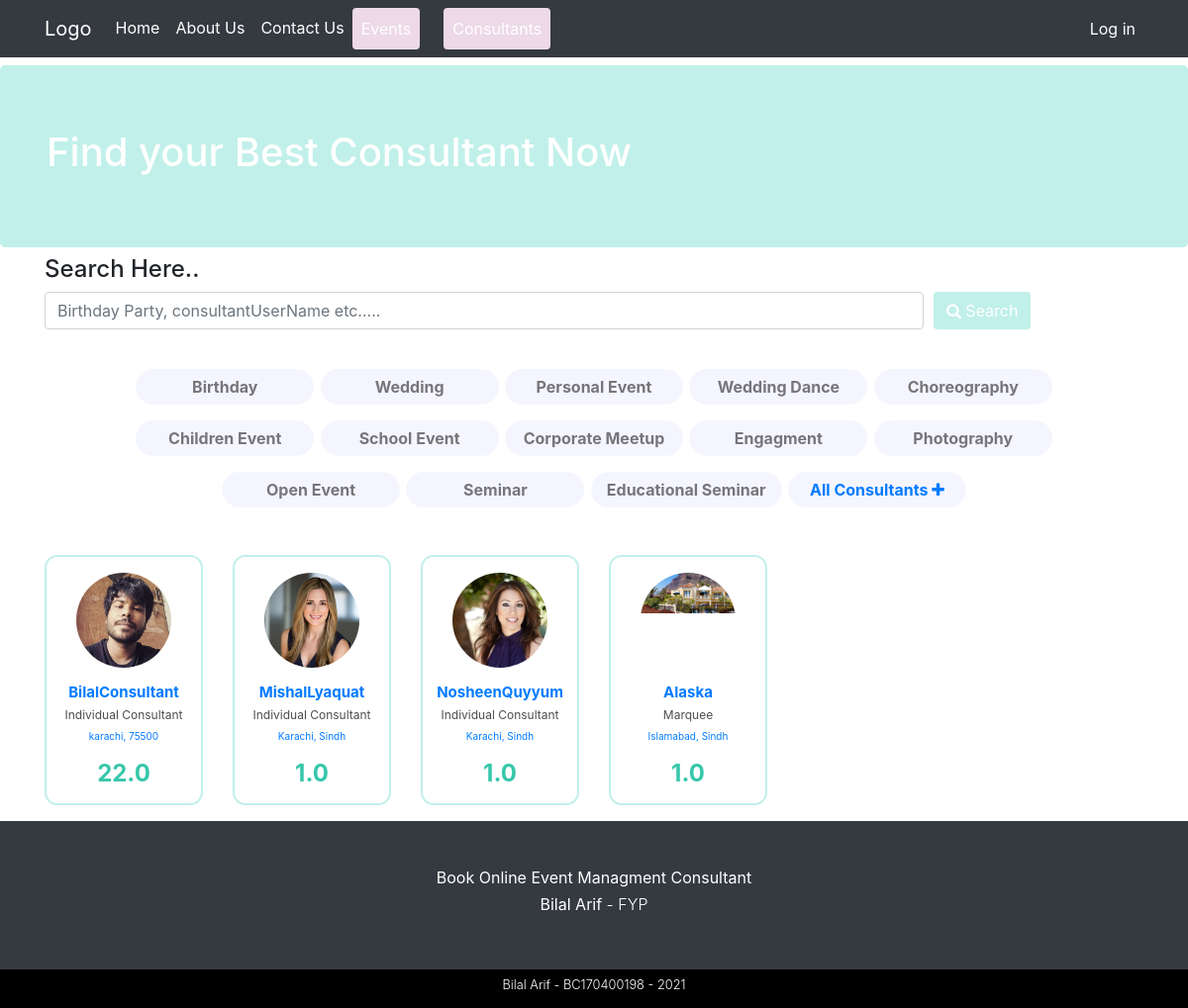
/consultant-list.php, run on an earlier commit of the app's database.
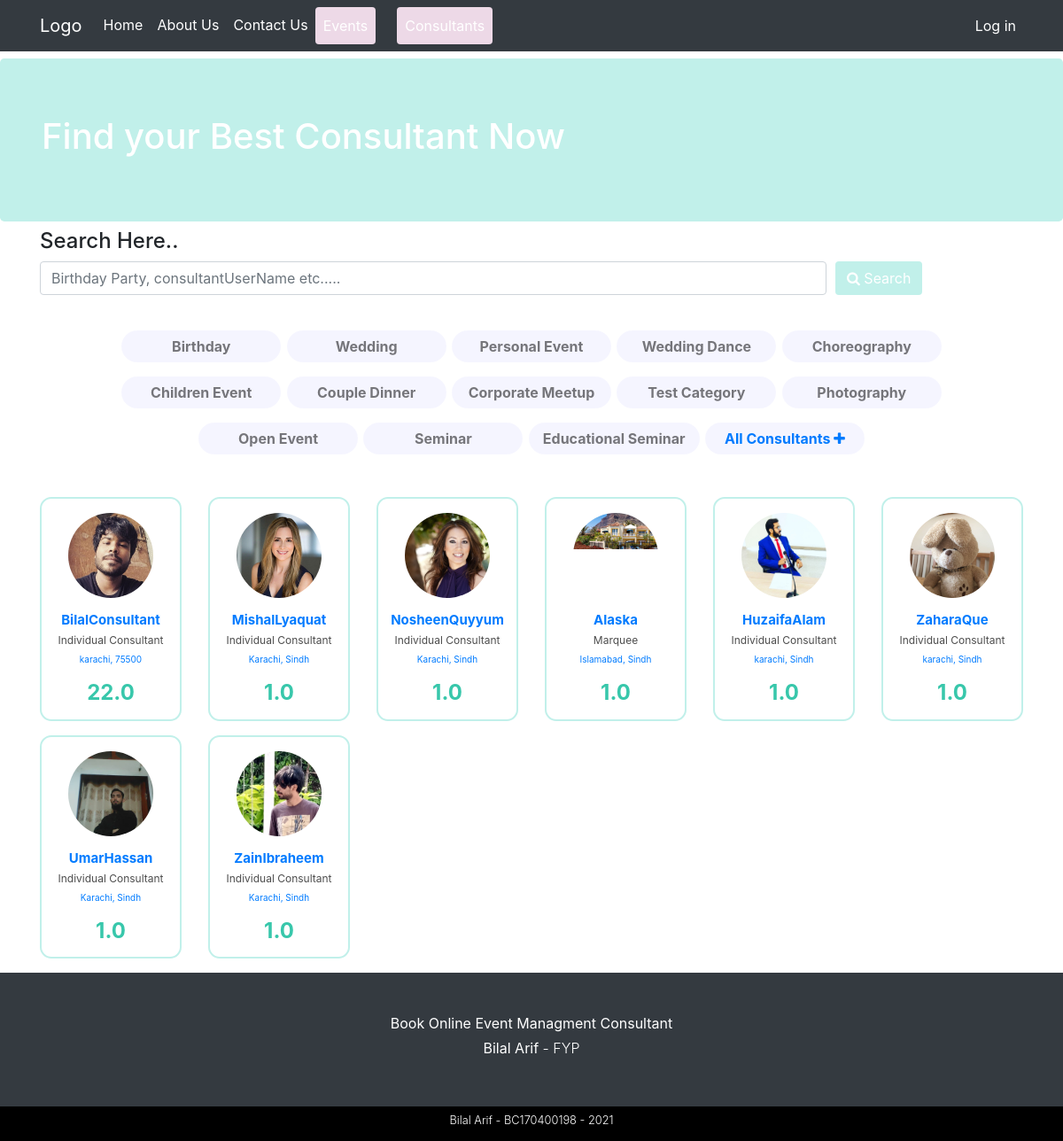
And on a later commit of the database.
### tables this page shows
CREATE TABLE IF NOT EXISTS `categories` (
  `id` int(11) NOT NULL AUTO_INCREMENT,
  `name` varchar(255) NOT NULL,
  `created_at` datetime NOT NULL DEFAULT CURRENT_TIMESTAMP,
  PRIMARY KEY (`id`)
);

CREATE TABLE IF NOT EXISTS `consultants` (
  `id` int(11) NOT NULL AUTO_INCREMENT,
  `username` varchar(100) NOT NULL,
  `email` varchar(100) NOT NULL,
  `consultant_type` varchar(255) NOT NULL,
  `rating` varchar(11) NOT NULL,
  `about` longtext NOT NULL,
  `profile_image` varchar(255) NOT NULL DEFAULT 'img/avatars/default.jpg',
  `firstname` varchar(100) NOT NULL,
  `lastname` varchar(100) NOT NULL,
  `password` varchar(255) NOT NULL,
  `role` varchar(50) NOT NULL,
  `availablity` varchar(50) NOT NULL DEFAULT 'available',
  `featured` tinyint(1) NOT NULL DEFAULT '0',
  `payment_methods` varchar(255) NOT NULL DEFAULT 'a:1:{i:0;s:4:"cash";}',
  `categories` varchar(255) DEFAULT NULL,
  `address` varchar(255) NOT NULL,
  `city` varchar(100) NOT NULL,
  `state` varchar(100) NOT NULL,
  `zip` varchar(100) NOT NULL,
  `profile_status` varchar(12) NOT NULL DEFAULT 'fine',
  `created_at` datetime NOT NULL DEFAULT CURRENT_TIMESTAMP,
  PRIMARY KEY (`id`)
);

### includes/classes/Database.php (called while the page is built, shortened)
<?php
class Database {
    private $pdo;
    public function __construct(){
        $this->pdo = new PDO("mysql:host=localhost;dbname=lamhey", "Bilal", "123123");
        $this->pdo->setAttribute(PDO::ATTR_ERRMODE, PDO::ERRMODE_EXCEPTION);
    }
    public function queryDB($sql, $mode, $values = array()){
        $stmt = $this->pdo->prepare($sql);
        foreach($values as $valueToBind){
            $stmt->bindValue($valueToBind[0], $valueToBind[1]);
        }
        $stmt->execute();
        if ($mode != Database::SELECTSINGLE && $mode != Database::SELECTALL && $mode != Database::EXECUTE){
            throw new Exception('Invalid Mode');
        }else if ($mode == Database::SELECTSINGLE){
            return $stmt->fetch(PDO::FETCH_ASSOC);
        }else if ($mode == Database::SELECTALL){
            return $stmt->fetchAll(PDO::FETCH_ASSOC);
        }
    }
}

### includes/classes/App.php (called while the page is built, shortened)
<?php
class App {
    protected $db;
    public function __construct(){
        $this->db = new Database();
    }
    public function getAllCategories() {
        $sql = "SELECT * FROM Categories";
        $result = $this->db->queryDB($sql, Database::SELECTALL);
        return $result;
    }
}

### includes/classes/Consultant.php (called while the page is built, shortened)
<?php
    class Consultant extends User {
        public function getListOfConsultants() {
            $sql = "SELECT id, username, email, consultant_type, rating, profile_image, city, state FROM consultants where availablity = :availablity";
            $values = array( array(":availablity", "available") );
            $result = $this->db->queryDB($sql, Database::SELECTALL, $values);
            return $result;
        }
    }

### includes/classes/User.php (called while the page is built, shortened)
<?php
class User {
    public function __construct($pUsername){
        $this->db = new Database();
    }
}

### process/consultant-list-process.php (the view, shortened to what this page needs)
<?php
$app = new App();
$consultant = new Consultant("consultant-list");
$categoryList = $app->getAllCategories();
$consultantListData = $consultant->getListOfConsultants();
function category($c) {
    $name = $c['name'];
    $_c = <<<HTML
        <form method="post" class="category-pill rounded-pill">
            <input type="hidden" name="search_consultant_category" value="$name">
                <span><button class="category-pill-submit-btn" type="submit" name="search_by_consultant_category" value="search_by_event_category">$name</button></span>
            </form>
HTML;
echo $_c;
}
function makeConsultantList($_consultant) {
    $id = $_consultant['id'];
    $username = $_consultant['username'];
    $consultant_type = $_consultant['consultant_type'];
    $state = $_consultant['state'];
    $city = $_consultant['city'];
    $rating = $_consultant['rating'];
    $avatar = $_consultant['profile_image'];
    $card =
        <<<HTML
            <div class="col-2">
            <a href="consultant-profile?id=$id">
                <div class="consultant-card my-2">
                    <div class="consultant-card-header">
                        <img src="$avatar" alt="">
                    </div>
                    <div class="consultant-card-body">
                        <h5 class="consultant-card-title">$username</h5>
                        <p class="consultant-card-type">$consultant_type</p>
                        <p class="consultant-card-location">$city, $state</p>
                        <h4 class="consultant-card-rating">$rating.0</h4>
                    </div>
                </div>
            </a>
            </div>
        HTML;
    echo $card;
}
function consultantList($_consultantData) {
    array_map("makeConsultantList", $_consultantData);
}
function categoryList($data) {
    array_map("category", $data);
}

### consultant-list.php (shortened to what this page needs)
<?php
    include_once "./process/consultant-list-process.php";
?>
<!DOCTYPE html>
<html lang="en">
<?php include_once "./partials/Head.php";?>
<body>
    <?php include_once "./partials/Navigation.php";?>
    <section class="consultant-list-section">
        <div class="jumbotron bg-light-blue my-2">
            <div class="container">
                <div class="row">
                    <div class="col-12">
                        <h1 class="text-white">Find your Best Consultant Now</h1>
                    </div>
                </div>
            </div>
        </div>
        <div class="container my-2">
            <div class="row">
                <div class="col-12">
                    <h4>Search Here..</h4>
                    <form class="form-inline w-100" method="post" action="">
                        <input name="consultant_search" placeholder="Birthday Party, consultantUserName etc....." type="text"
                            class="form-control large-search-field" style="width: 80%; margin-right: 10px;">
                        <button type="submit" name="search-submit" value="search-submit"
                            class="btn bg-light-blue text-white d-inline-block"><i class="fa fa-search"
                                aria-hidden="true"></i> Search</button>
                    </form>
                </div>
            </div>
            <div class="row">
                <div class="col-12">
                    <div class="payment-method-list">
                        <?php echo categoryList($categoryList)?>
                        <div method="post" class="category-pill rounded-pill">
                            <span><a href="consultant-list.php" class="font-weight-bold">All Consultants <i class="fa fa-plus"
                                        aria-hidden="true"></i></a></span>
                        </div>
                    </div>
                </div>
            </div>
            <div class="row">
                <div class="col-12">
                    <div class="consultant-list">
                        <div class="row">
                            <?php
                            if(empty($consultantListData)) {
                                echo "<div class='col-12'><h1 class='text-center'> No Consultant Available</h1></div>";
                            } else {
                                consultantList($consultantListData);
                            }
                            ?>
                        </div>
                    </div>
                </div>
            </div>
        </div>
    </section>
    <?php include_once "./partials/Footer.php"?>
</body>
</html>

### partials/Head.php (shortened to what this page needs)
<head>
    <link rel="stylesheet" href="css/bootstrap.css">
    <link rel="stylesheet" href="css/font-awesome-4.7/css/font-awesome.css" >
    <link rel="stylesheet" href="css/lightboxgallery.css" >
    <link rel="stylesheet" type="text/css" href="plugins/DataTables/datatables.css"/>
    <link rel="stylesheet" href="plugins/ultraSelect/ultraselect.css">
    <link rel="stylesheet" href="css/style.css">
</head>

### partials/Navigation.php (shortened to what this page needs)
<?php
    $username = "";
    $dashboard_link = "" ;
    $user_avatar_link = "";
?>
<section class="navigation">
    <nav class="navbar navbar-expand-lg navbar-light bg-dark text-white">
        <div class="container">
            <div class="collapse navbar-collapse" id="navbarTogglerDemo01">
                <a class="navbar-brand text-white" href="index.php">Logo</a>
                <ul class="navbar-nav mr-auto mt-2 mt-lg-0">
                    <li class="nav-item active">
                        <a class="nav-link text-white" href="index.php">Home <span class="sr-only">(current)</span></a>
                    </li>
                    <li class="nav-item">
                        <a class="nav-link text-white" href="about-us.php">About Us</a>
                    </li>
                    <li class="nav-item">
                        <a class="nav-link text-white" href="login.php">Contact Us</a>
                    </li>
                    <li class="nav-item">
                        <a class="nav-link text-white mr-4 btn bg-light-purple" href="events.php">Events</a>
                    </li>
                    <li class="nav-item">
                        <a class="nav-link text-white btn bg-light-purple" href="consultant-list.php">Consultants</a>
                    </li>
                </ul>
                <ul class="navbar-nav">
                    <?php
                        if(isset($_SESSION['logged']) !== false) {
                                echo
                                '<li class="nav-item">
                                    <div class="user-nav-avatar">
                                        <img src="'.$user_avatar_link.'" alt="user profile pic">
                                    </div>
                                </li>
                                <li class="nav-item">
                                    <a class="nav-link text-white" href="'.$dashboard_link.'" >'.$username.' | </a>
                                </li>
                                <li class="nav-item">
                                    <a href="logout.php" class="nav-link text-white">Log Out</a>
                                </li>';
                            } else {
                                echo "
                                <li class='nav-item'>
                                    <a href='login.php' class='nav-link text-white'>Log in</a>
                                </li>";
                             }
                    ?>
                </ul>
            </div>
        </div>
    </nav>
</section>

### partials/Footer.php
<section class="main-footer-section">
    <footer class="main-footer text-center bg-dark">
        <h4>Book Online Event Managment Consultant</h4>
        <h5><strong>Bilal Arif</strong> - FYP</h5>
    </footer>
    <footer class="copyright-footer">
        <h6>Bilal Arif - BC170400198 - 2021</h6>
    </footer>
</section>

### css/style.css (style rules this page uses)
.bg-light-blue { background-color: #C1F0EA; }
.bg-light-purple { background-color: #EDD9E7; }
.payment-method-list { display: flex; justify-content: center; flex-wrap: wrap; margin: 2em 0em; }
.consultant-card { border: 2px solid #C1F0EA; background: #fff; display: flex; justify-content: center; align-items: center; flex-direction: column; text-align: center; border-radius: 13px; }
.consultant-card-header { border-radius: 50%; overflow: hidden; width: 6em; height: 6em; margin-top: 1em; margin-bottom: 1em; }
.consultant-card-header img { width: 6em; }
.consultant-card-title { font-size: 15px; margin: 0; padding: 0; font-weight: bold; }
.consultant-card-type { margin: 0; padding: 5px 0; color: #4D4D4D; font-size: 12px; }
.consultant-card-location { font-size: 10px; }
.consultant-card-rating { font-weight: bold; color: #38C7AB; margin: 15px 0; padding: 0; }
.category-pill { background-color: #0000ff0a; min-width: 180px; display: flex; justify-content: space-around; align-items: center; margin: 0.5em 0.2em; padding: 5px 10px; }
.category-pill .category-pill-submit-btn { border: none; background: none; font-weight: bold; color: #00000085; }
.main-footer-section { background-color: #000; }
.main-footer { padding: 3em 0; }
.main-footer h4 { color: white; font-weight: 400; font-size: 1em; }
.main-footer h5 { font-size: 1em; font-weight: 300; color: white; }
.copyright-footer { color: #fff; text-align: center; padding: 0.5em; }
.copyright-footer h6 { font-size: 0.8em; font-weight: 300; }

What changed in the data, as far as the page shows it:
removed categories: name "School Event"
removed categories: name "Engagment"
added categories: name "Couple Dinner"
added categories: name "Test Category"
added consultants: profile_image (picture), username "HuzaifaAlam", consultant_type "Individual Consultant", city "karachi", state "Sindh", rating "1"
added consultants: profile_image (picture), username "ZaharaQue", consultant_type "Individual Consultant", city "karachi", state "Sindh", rating "1"
added consultants: profile_image (picture), username "UmarHassan", consultant_type "Individual Consultant", city "Karachi", state "Sindh", rating "1"
added consultants: profile_image (picture), username "ZainIbraheem", consultant_type "Individual Consultant", city "Karachi", state "Sindh", rating "1"
Also different on the page:
text no longer shown: ", , , , .0 .0 .0 .0"
text now shown: ", , , , , , , , .0 .0 .0 .0 .0 .0 .0 .0"
